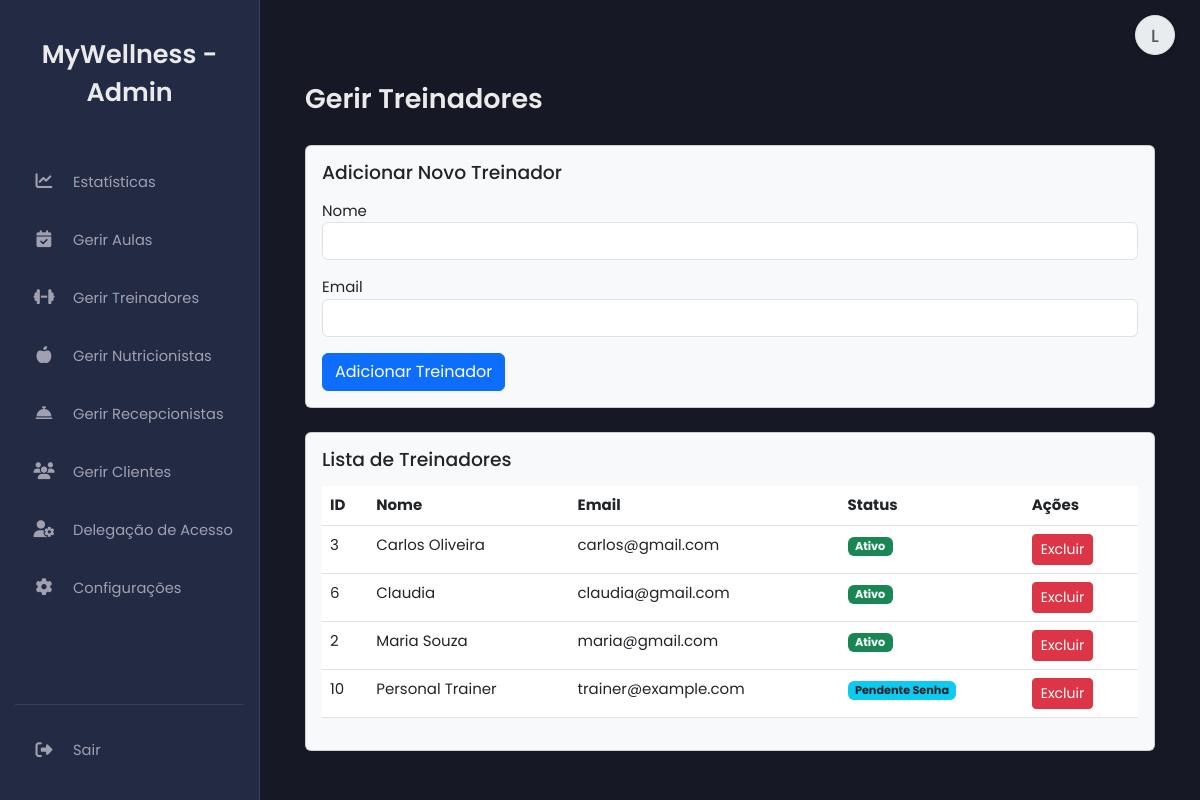
The app's page /manage_trainers_admin.php (signed in) with its own data.
### tables this page shows
CREATE TABLE `users` (
  `id` int(11) NOT NULL,
  `name` varchar(100) NOT NULL,
  `email` varchar(100) NOT NULL,
  `numero_telemovel` varchar(25) DEFAULT NULL COMMENT 'Número de telemóvel do utilizador',
  `password` varchar(255) NOT NULL,
  `role` enum('client','trainer','nutritionist','admin','receptionist') DEFAULT NULL,
  `token` varchar(255) DEFAULT NULL,
  `reset_token` varchar(255) DEFAULT NULL,
  `reset_token_expires_at` datetime DEFAULT NULL,
  `first_login` tinyint(1) NOT NULL DEFAULT 1,
  `created_at` timestamp NOT NULL DEFAULT current_timestamp(),
  `profile_picture` varchar(255) DEFAULT NULL
);

### manage_trainers_admin.php (the view, shortened to what this page needs)
<?php
include 'header.php';
include 'send_email.php';
include 'sidebar_admin.php';
?>
<main class="main-content">
    <div class="container mt-5">
        <h2>Gerir Treinadores</h2>
        <div class="card mb-4 bg-light">
            <div class="card-body">
                <h4 class="text-dark">Adicionar Novo Treinador</h4>
                <form method="POST" action="manage_trainers_admin.php">
                    <div class="form-group mb-3"><label for="trainer_name">Nome</label><input type="text" class="form-control" id="trainer_name" name="name" required></div>
                    <div class="form-group mb-3"><label for="trainer_email">Email</label><input type="email" class="form-control" id="trainer_email" name="email" required></div>
                    <button type="submit" class="btn btn-primary">Adicionar Treinador</button>
                </form>
            </div>
        </div>
        <div class="card bg-light">
            <div class="card-body">
                <h4 class="text-dark">Lista de Treinadores</h4>
                <div class="table-responsive">
                    <table class="table">
                        <thead><tr><th>ID</th><th>Nome</th><th>Email</th><th>Status</th><th>Ações</th></tr></thead>
                        <tbody>
                            <?php
                            $stmt_list = $pdo->query("SELECT id, name, email, token, first_login FROM users WHERE role = 'trainer' ORDER BY name");
                            $list = $stmt_list->fetchAll();
                            foreach ($list as $item) {
                                $status = ($item['token'] !== null) ? '<span class="badge bg-warning text-dark">Pendente Conf.</span>' : (($item['first_login'] == 1) ? '<span class="badge bg-info text-dark">Pendente Senha</span>' : '<span class="badge bg-success">Ativo</span>');
                                echo "<tr><td>" . htmlspecialchars($item['id']) . "</td><td>" . htmlspecialchars($item['name']) . "</td><td>" . htmlspecialchars($item['email']) . "</td><td>" . $status . "</td><td>
                                      <a href='manage_trainers_admin.php?action=delete&id=" . $item['id'] . "' class='btn btn-danger btn-sm' onclick='return confirm(\"Excluir este treinador?\")'>Excluir</a>
                                     </td></tr>";
                            }
                            ?>
                        </tbody>
                    </table>
                </div>
            </div>
        </div>
    </div>
</main>
<?php include 'footer.php'; ?>

### assets/css/dashboard_cliente.css (style rules this page uses)
:root { --bg-dark-primary: #161925; --bg-dark-secondary: #232A44; --text-light: #EAEAEA; --text-muted: #A0A0B0; --accent-color: #7B4BFF; --accent-color-hover: #6a3ffb; --border-color: #3a3f58; --sidebar-width: 260px; --sidebar-width-collapsed: 80px; --font-family: 'Poppins', sans-serif; }
body.dashboard-body { background-color: var(--bg-dark-primary); color: var(--text-light); font-family: var(--font-family); margin: 0; padding: 0; display: flex; min-height: 100vh; font-size: 15px; }
.main-content { margin-left: var(--sidebar-width); padding: 35px 45px; width: calc(100% - var(--sidebar-width)); background-color: var(--bg-dark-primary); transition: margin-left 0.3s ease, width 0.3s ease; overflow-y: auto; }
.main-content h2 { color: var(--text-light); margin-bottom: 30px; font-weight: 600; font-size: 1.8em; }
.main-content h4 { color: var(--text-light); margin-bottom: 15px; font-weight: 500; font-size: 1.25em; }
.container, .container-fluid, .container-lg, .container-md, .container-sm, .container-xl, .container-xxl { padding-left: 0; padding-right: 0; max-width: 100%; }

### assets/css/personalizacao_chat.css (style rules this page uses)
:root { --chat-bg: #FFFFFF; --chat-text: #000000; --chat-border: #D1D1D6; --chat-messages-bg: #FFFFFF; --chat-input-area-bg: #F8F9FA; --chat-input-bg: #FFFFFF; --chat-placeholder-text: #8A8A8E; --chat-sent-bg: #007AFF; --chat-sent-bg-rgb: 0, 122, 255; --chat-sent-text: #FFFFFF; --chat-received-bg: #E5E5EA; --chat-received-text: #000000; --chat-timestamp-sent: #d1eaff; --chat-timestamp-received: #6c757d; }

### records on screen
users: id "3", name "Carlos Oliveira", email "carlos@gmail.com", first_login "Ativo"
users: id "6", name "Claudia", email "claudia@gmail.com", first_login "Ativo"
users: id "2", name "Maria Souza", email "maria@gmail.com", first_login "Ativo"
users: id "10", name "Personal Trainer", email "trainer@example.com", first_login "Pendente Senha"

### other values on screen
$user_name_initials "L"
